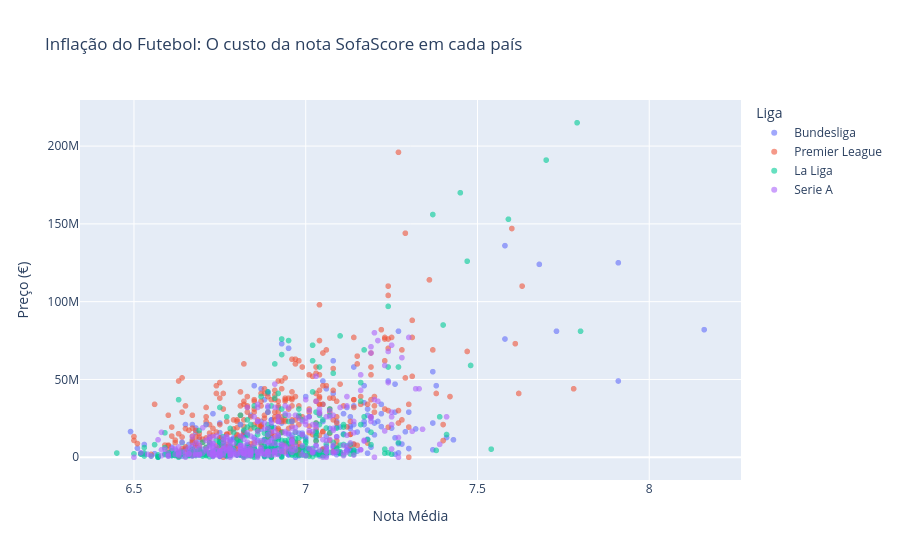

The cell this chart's notebook holds for it:
### Code cell
# 1. Boxplot: Comparação de Preços (Quem é mais caro?)
plt.figure(figsize=(12, 6))
sns.boxplot(x='Liga', y='Valor_Numerico', data=df_geral, showfliers=False, palette='viridis')
plt.title('Distribuição de Valor de Mercado por Liga ')
plt.ylabel('Valor de Mercado (€)')
plt.grid(True, alpha=0.3)
plt.show()

# 2. Scatter: Performance x Preço (A Inflação Visual)
# Quem paga mais por uma nota 7.0?
fig = px.scatter(df_geral, 
                 x='Média das notas Sofascore', 
                 y='Valor_Numerico', 
                 color='Liga',
                 hover_data=['Nome', 'Time'],
                 opacity=0.6,
                 title='Inflação do Futebol: O custo da nota SofaScore em cada país',
                 labels={'Valor_Numerico': 'Preço (€)', 'Média das notas Sofascore': 'Nota Média'})
fig.show()

### Figure 1 — Plotly figure (JSON) as saved in the notebook; plotly's stock layout.template omitted (floating-point values rounded to 4 significant figures; data arrays with more than 128 entries replaced by an {"elided": "..."} marker saying what was removed)
{"data": [{"customdata": {"elided": "299x2 str values"}, "hovertemplate": "Liga=Bundesliga<br>Nota Média=%{x}<br>Preço (€)=%{y}<br>Nome=%{customdata[0]}<br>Time=%{customdata[1]}<extra></extra>", "legendgroup": "Bundesliga", "marker": {"color": "#636efa", "opacity": 0.6, "symbol": "circle"}, "mode": "markers", "name": "Bundesliga", "showlegend": true, "type": "scattergl", "x": {"elided": "299 float values"}, "xaxis": "x", "y": {"elided": "299 float values"}, "yaxis": "y"}, {"customdata": {"elided": "317x2 str values"}, "hovertemplate": "Liga=Premier League<br>Nota Média=%{x}<br>Preço (€)=%{y}<br>Nome=%{customdata[0]}<br>Time=%{customdata[1]}<extra></extra>", "legendgroup": "Premier League", "marker": {"color": "#EF553B", "opacity": 0.6, "symbol": "circle"}, "mode": "markers", "name": "Premier League", "showlegend": true, "type": "scattergl", "x": {"elided": "317 float values"}, "xaxis": "x", "y": {"elided": "317 float values"}, "yaxis": "y"}, {"customdata": {"elided": "344x2 str values"}, "hovertemplate": "Liga=La Liga<br>Nota Média=%{x}<br>Preço (€)=%{y}<br>Nome=%{customdata[0]}<br>Time=%{customdata[1]}<extra></extra>", "legendgroup": "La Liga", "marker": {"color": "#00cc96", "opacity": 0.6, "symbol": "circle"}, "mode": "markers", "name": "La Liga", "showlegend": true, "type": "scattergl", "x": {"elided": "344 float values"}, "xaxis": "x", "y": {"elided": "344 float values"}, "yaxis": "y"}, {"customdata": {"elided": "330x2 str values"}, "hovertemplate": "Liga=Serie A<br>Nota Média=%{x}<br>Preço (€)=%{y}<br>Nome=%{customdata[0]}<br>Time=%{customdata[1]}<extra></extra>", "legendgroup": "Serie A", "marker": {"color": "#ab63fa", "opacity": 0.6, "symbol": "circle"}, "mode": "markers", "name": "Serie A", "showlegend": true, "type": "scattergl", "x": {"elided": "330 float values"}, "xaxis": "x", "y": {"elided": "330 float values"}, "yaxis": "y"}], "layout": {"legend": {"title": {"text": "Liga"}, "tracegroupgap": 0}, "title": {"text": "Inflação do Futebol: O custo da nota SofaScore em cada país"}, "xaxis": {"anchor": "y", "domain": [0, 1], "title": {"text": "Nota Média"}}, "yaxis": {"anchor": "x", "domain": [0, 1], "title": {"text": "Preço (€)"}}}}
